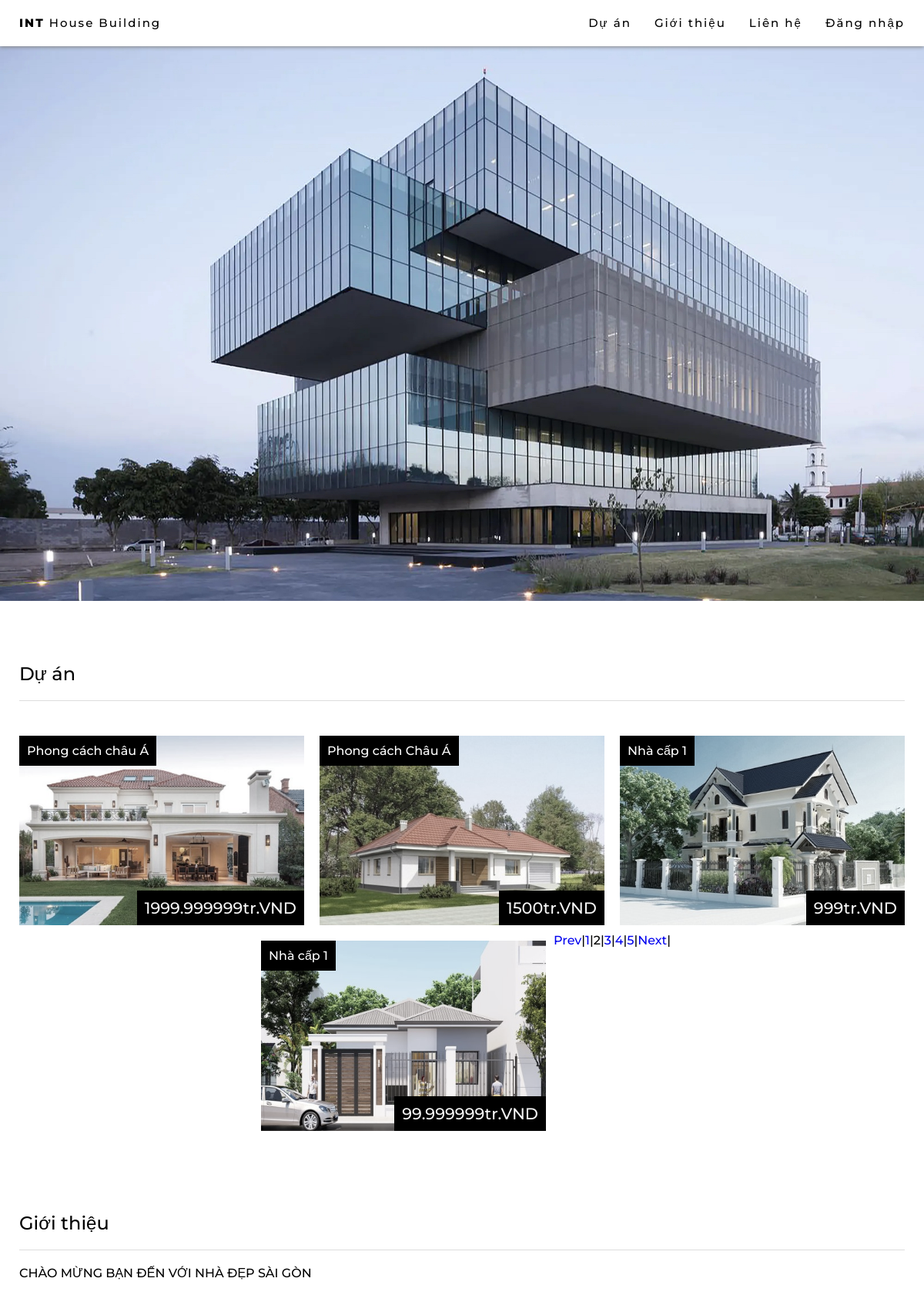
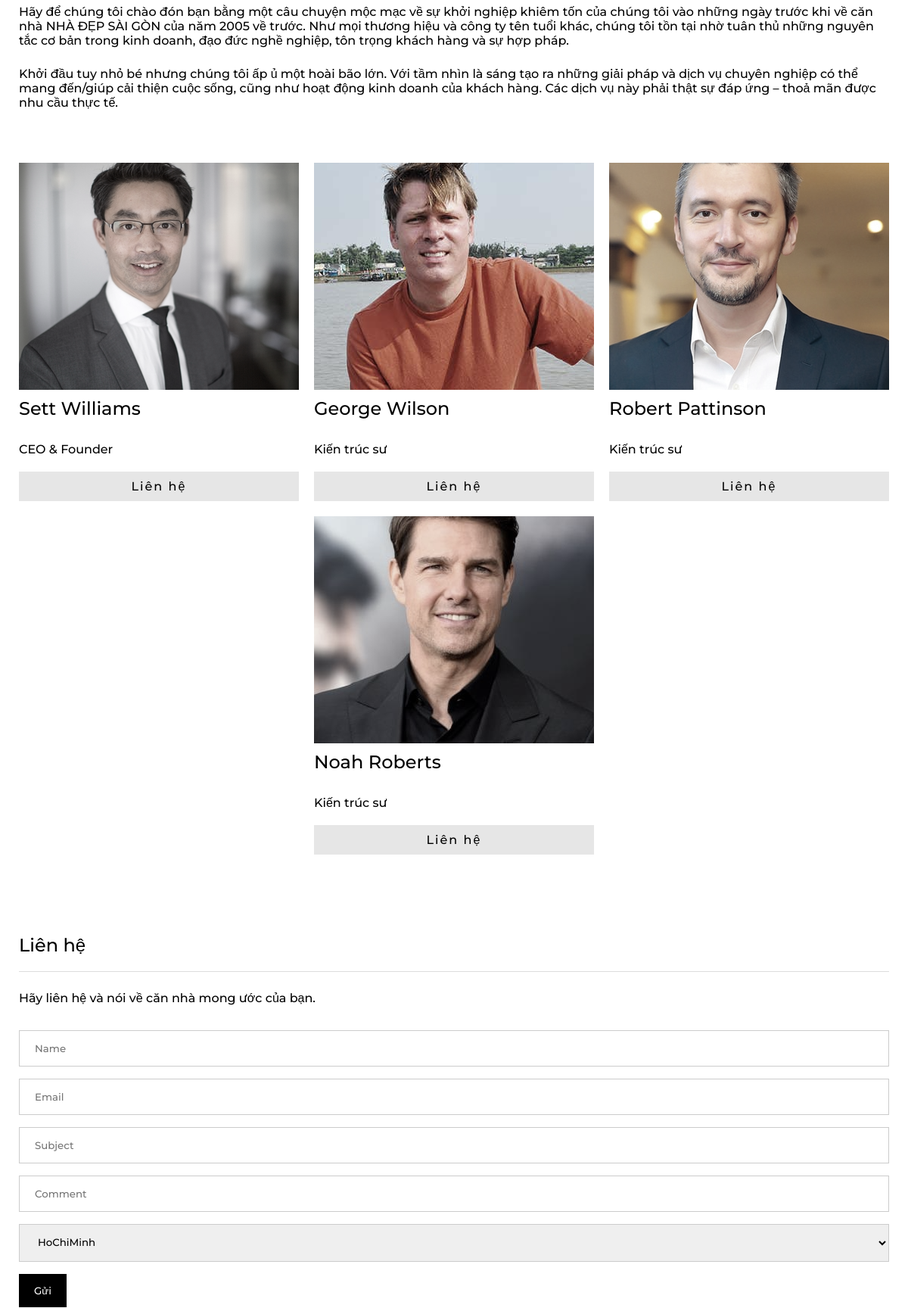
The app's page /index.php?page=2 (upper part) with its own data (2 pictures, top to bottom).
### tables this page shows
CREATE TABLE `post` (
  `id` int(5) NOT NULL,
  `cost` int(15) NOT NULL,
  `category` varchar(100) NOT NULL,
  `poster` int(11) NOT NULL,
  `content` varchar(500) NOT NULL,
  `img` varchar(100) NOT NULL DEFAULT 'house.png',
  `title` varchar(100) NOT NULL,
  `address` varchar(8000) NOT NULL
);

CREATE TABLE `employee` (
  `id` int(11) NOT NULL,
  `name` varchar(100) NOT NULL,
  `position` varchar(100) NOT NULL,
  `email` varchar(100) NOT NULL,
  `img` varchar(800) NOT NULL DEFAULT 'unnamed.png'
);

### index.php (the view, shortened to what this page needs)
    <?php
    include('session.php');
    ?>
<!DOCTYPE html>
<html lang="en">
<head>
    <link rel="stylesheet" href="style.css">
    <link rel="stylesheet" href="https://cdnjs.cloudflare.com/ajax/libs/font-awesome/4.7.0/css/font-awesome.min.css">
</head>
<body>
    <div id="navbar">
        <a href="index.php" class="home button">
            <b>INT</b> House Building
        </a>
        <?php
        if (!isset($_SESSION['login_user'])) {
            echo "<a href='#' id='myBtnMobile' class='button' onclick='openModal()'> Đăng nhập</a>";
        } else {
            echo "<a href='#' id='myBtnInfo' class='button' onclick='openModalInfo()'> Hello:" . $login_session . "</a>";
        }
        ?>
        <a href="#contact" class="button">
            Liên hệ
        </a>
        <a href="#about" class="button">
            Giới thiệu
        </a>
        <a href="#projects" class="button">
            Dự án
        </a>
    </div>
    <div class="main_content">
        <div class="top_content">
            <img src="./img/architect.jpg" alt="architect" class="main_picture">
        </div>
        <div id="projects">
            <div class="sub_title">
                <h2>Dự án</h2>
            </div>
            <div class="projects_content">
                <?php
                $result = mysqli_query($db, 'select count(id) as total from post');
                $row = mysqli_fetch_assoc($result);
                $total_records = $row['total'];
                $current_page = isset($_GET['page']) ? $_GET['page'] : 1;
                $limit = 4;
                $total_page = ceil($total_records / $limit);
                $start = ($current_page - 1) * $limit;
                $sql = "SELECT * FROM post ORDER BY id LIMIT " . $limit . " OFFSET " . $start;
                $result = mysqli_query($db, $sql);
                if ($result->num_rows > 0) {
                    while ($row = $result->fetch_assoc()) {
                        echo "<div class='sub_content' onclick='viewDetail(" . $row['id'] . ")'>
                                <img src='./img/" . $row['img'] . "' alt='house1' class='sub_picture'>
                                <div class='sub_text'>
                                    <span>" . $row['category'] . "</span>
                                </div>
                                <div class='prices'>
                                    <span>" . (string)($row['cost'] / 1000000) . "tr.VND</span>
                                </div>
                            </div>";
                    }
                }
                ?>
                <?php
                if ($current_page > 1 && $total_page > 1) {
                    echo '<a href="index.php?page='.($current_page-1).'">Prev</a> | ';
                }
                for ($i = 1; $i <= $total_page; $i++) {
                    if ($i == $current_page) {
                        echo '<span>' . $i . '</span> | ';
                    } else {
                        echo '<a href="index.php?page='.$i.'">'.$i.'</a> | ';
                    }
                }
                if ($current_page < $total_page && $total_page > 1) {
                    echo '<a href="index.php?page='.($current_page+1).'">Next</a> | ';
                }
                ?>
            </div>
            <div id="about">
                <div class="sub_title">
                    <h2>Giới thiệu</h2>
                    <h4>CHÀO MỪNG BẠN ĐẾN VỚI NHÀ ĐẸP SÀI GÒN</h4>
                    <p>Hãy để chúng tôi chào đón bạn bằng một câu chuyện mộc mạc về sự khởi nghiệp khiêm tốn của
                        chúng
                        tôi vào những ngày trước khi về căn nhà NHÀ ĐẸP SÀI GÒN của năm 2005 về trước. Như mọi
                        thương
                        hiệu và công ty tên tuổi khác, chúng tôi tồn
                        tại nhờ tuân thủ những nguyên tắc cơ bản trong kinh doanh, đạo đức nghề nghiệp, tôn
                        trọng khách
                        hàng và sự hợp pháp.</p>
                    <p>Khởi đầu tuy nhỏ bé nhưng chúng tôi ấp ủ một hoài bão lớn. Với tầm nhìn là sáng tạo ra
                        những giải
                        pháp và dịch vụ chuyên nghiệp có thể mang đến/giúp cải thiện cuộc sống, cũng như hoạt
                        động kinh
                        doanh của khách hàng. Các dịch vụ này phải
                        thật sự đáp ứng – thoả mãn được nhu cầu thực tế.</p>
                </div>
                <div class="projects_content">
                    <?php
                    $sql = "SELECT * FROM employee ORDER BY id  LIMIT 4 OFFSET 0";
                    $result = mysqli_query($db, $sql);
                    if ($result->num_rows > 0) {
                        while ($row = $result->fetch_assoc()) {
                            echo "<div class='sub_content'>
                            <img src='./img/" . $row['img'] . "' alt='team1' class='sub_picture about' style='height:300px; object-fit: none;        object-position: center;' >
                            <h3>" . $row['name'] . "</h3>
                            <h4>" . $row['position'] . "</h4>
                            <a href='mailto:" . $row['email'] . "' class='button about'>Liên hệ</a>
                            </div>";
                        }
                    }
                    ?>
                </div>
            </div>
            <div id="contact">
                <div class="sub_title">
                    <h2>Liên hệ</h2>
                    <p>Hãy liên hệ và nói về căn nhà mong ước của bạn.</p>
                    <form action="/index.html" method="POST">
                        <input type="text" id="name" name="name" placeholder="Name">
                        <input type="text" id="email" name="email" placeholder="Email">
                        <input type="text" id="subject" name="subject" placeholder="Subject">
                        <input type="text" id="comment" name="comment" placeholder="Comment">
                        <select>
                            <option value="HoChiMinh">HoChiMinh</option>
                        </select>
                        <input type="submit" value="Gửi">
                    </form>
                </div>
            </div>
        </div>
    </div>
</body>
</html>

### style.css (style rules this page uses)
* { font-family: "Montserrat", sans-serif; text-decoration: none; font-weight: 500; margin: unset; }
html { scroll-behavior: smooth; }
b { font-weight: 800; }
p { margin: 25px 0px; text-align: left; }
#navbar { overflow: hidden; position: fixed; top: 0; z-index: 6; background-color: white; height: 60px; width: 100%; font-size: 15px; padding: 5px 10px; box-shadow: 0 1px 5px 0 gray; box-sizing: border-box; }
.button { margin: 5px 5px; float: right; color: black; padding: 10px 10px; letter-spacing: 2px; }
.home { float: left; }
.main_content { margin-top: 60px; display: flex; flex-direction: column; align-items: center; width: 100%; }
.top_content { width: 100%; height: auto; position: relative; max-width: 1500px; }
.main_picture { width: 100%; height: auto; margin: 0px 0px; }
.sub_title { padding: 20px 25px; }
#projects, #about, #contact, #users, #products { max-width: 1550px; width: 100%; }
.projects_content { display: flex; flex-flow: row wrap; justify-content: center; position: relative; padding: 15px; }
.sub_content { position: relative; padding: 10px; width: 25%; box-sizing: border-box; display: flex; flex-direction: column; cursor: pointer; }
@media only screen and (max-width: 1300px) { .sub_content { width: 33.333333%; } }
.sub_picture { width: 100%; height: auto; filter: grayscale(50%); }
.sub_text { position: absolute; background-color: black; color: white; padding: 10px; top: 10px; left: 10px; }
.prices { position: absolute; background-color: black; color: whitesmoke; padding: 10px; bottom: 10px; right: 10px; font-weight: 800; font-size: 130%; }
h2 { padding: 20px 0px; border-bottom: 1px solid rgb(221, 221, 221); margin-top: 40px; }
h3 { font-size: 1.5em; margin: 10px 0px; }
h4 { margin: 20px 0px; }
.button.about { background-color: rgb(230, 230, 230); width: calc(100% - 20px); float: initial; margin: auto; text-align: center; }
input[type="text"],input[type="date"], input[type="password"],input[type="tel"],input[type="file"], input[type="number"], select { width: 100%; padding: 15px 20px; margin: 8px 0; display: inline-block; border: 1px solid #ccc; box-sizing: border-box; }
input[type="submit"] { width: auto; background-color: black; color: white; padding: 14px 20px; margin: 8px 0; border: none; cursor: pointer; }

### records on screen
post: img (picture), category "Phong cách châu Á", $row['cost']/1000000 "1999.999999"
post: img (picture), category "Phong cách Châu Á", $row['cost']/1000000 "1500"
post: img (picture), category "Nhà cấp 1", $row['cost']/1000000 "999"
post: img (picture), category "Nhà cấp 1", $row['cost']/1000000 "99.999999"
employee: img (picture), name "Sett Williams", position "CEO & Founder"
employee: img (picture), name "George Wilson", position "Kiến trúc sư"
employee: img (picture), name "Robert Pattinson", position "Kiến trúc sư"
employee: img (picture), name "Noah Roberts", position "Kiến trúc sư"
